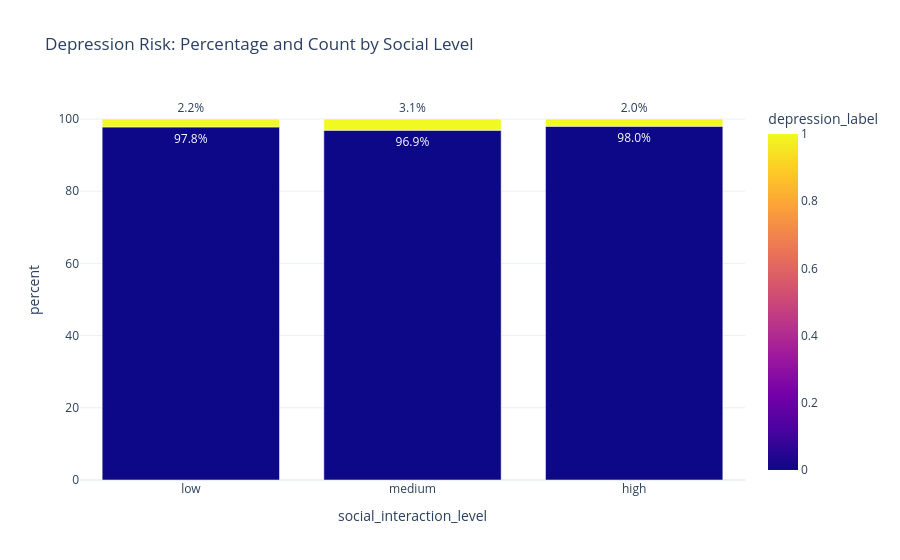

The code cell stored with this chart in its notebook:
### Markdown cell above
### The Finding: I’ve discovered that we shouldn't ask teens "Are you addicted?"; we should ask them "How much are you sleeping?"

Contrary to the 'Addicted Teen' stereotype, the depressed subgroup in this study does not report high levels of addiction. Instead, they are characterized by silent physiological strain—maintaining high social media volume and low sleep without a perceived sense of dependency. This suggests that the biological impact of social media is more dangerous than the psychological feeling of addiction.
The meaning: This proves that Time and Sleep are "Objective" risk factors, while Addiction is a "Subjective" feeling.

### Code cell
# 1. Prepare the data with both metrics
summary_df = df.groupby(['social_interaction_level', 'depression_label']).size().reset_index(name='count')
summary_df['percent'] = summary_df.groupby('social_interaction_level')['count'].transform(lambda x: (x / x.sum() * 100).round(1))

# 2. Plot with Percentage on the bar and Count in the hover
fig = px.bar(summary_df, 
             x="social_interaction_level", 
             y="percent", 
             color="depression_label",
             text=summary_df['percent'].apply(lambda x: f'{x}%'),
             hover_data=['count'], # This keeps your counts accessible!
             title="Depression Risk: Percentage and Count by Social Level",
             category_orders={"social_interaction_level": ["low", "medium", "high"]},
             color_discrete_map={0: "darkblue", 1: "yellow"},
             template="plotly_white")

fig.show()

### Figure 1 — Plotly figure (JSON) as saved in the notebook; plotly's stock layout.template omitted (floating-point values rounded to 4 significant figures)
{"data": [{"alignmentgroup": "True", "customdata": [[200], [4], [219], [5], [218], [7]], "hovertemplate": "social_interaction_level=%{x}<br>percent=%{y}<br>text=%{text}<br>count=%{customdata[0]}<br>depression_label=%{marker.color}<extra></extra>", "legendgroup": "", "marker": {"color": [0, 1, 0, 1, 0, 1], "coloraxis": "coloraxis", "pattern": {"shape": ""}}, "name": "", "offsetgroup": "", "orientation": "v", "showlegend": false, "text": ["98.0%", "2.0%", "97.8%", "2.2%", "96.9%", "3.1%"], "textposition": "auto", "type": "bar", "x": ["high", "high", "low", "low", "medium", "medium"], "xaxis": "x", "y": [98, 2, 97.8, 2.2, 96.9, 3.1], "yaxis": "y"}], "layout": {"autosize": true, "barmode": "relative", "coloraxis": {"colorbar": {"title": {"text": "depression_label"}}, "colorscale": [[0, "#0d0887"], [0.1111, "#46039f"], [0.2222, "#7201a8"], [0.3333, "#9c179e"], [0.4444, "#bd3786"], [0.5556, "#d8576b"], [0.6667, "#ed7953"], [0.7778, "#fb9f3a"], [0.8889, "#fdca26"], [1, "#f0f921"]]}, "legend": {"tracegroupgap": 0}, "title": {"text": "Depression Risk: Percentage and Count by Social Level"}, "xaxis": {"anchor": "y", "autorange": true, "categoryarray": ["low", "medium", "high"], "categoryorder": "array", "domain": [0, 1], "range": [-0.5, 2.5], "title": {"text": "social_interaction_level"}, "type": "category"}, "yaxis": {"anchor": "x", "autorange": true, "domain": [0, 1], "range": [0, 105.3], "title": {"text": "percent"}, "type": "linear"}}}
